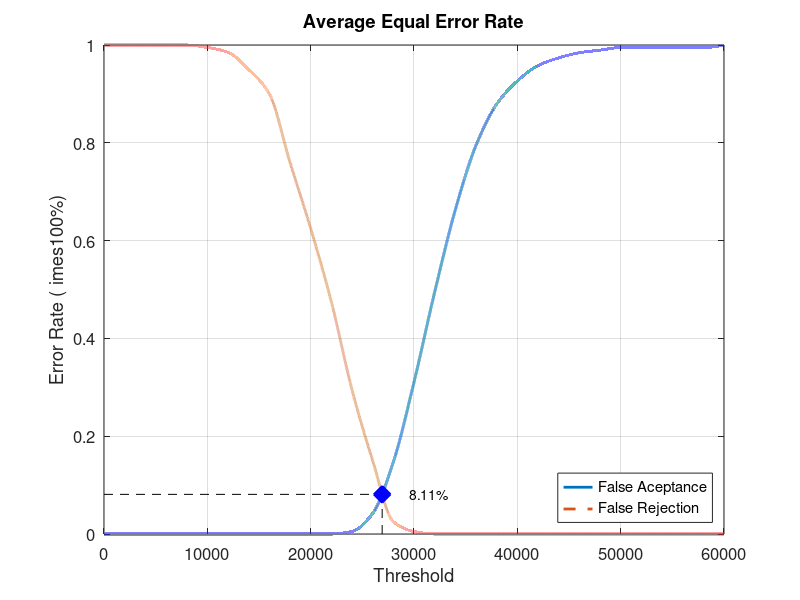
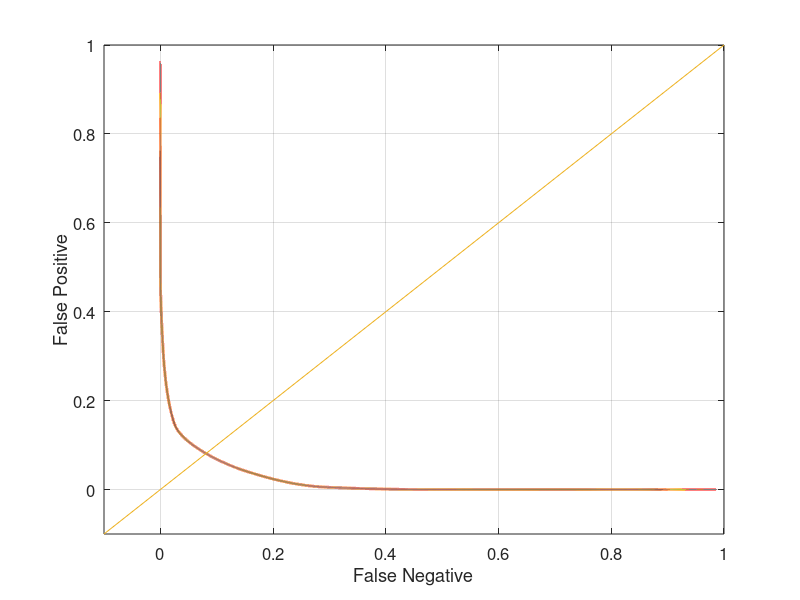

MATLAB code to generate these figures, in order:
close all;
clear;
clc;
x = 0:2000:60000;
xq = 0:0.5:60000;

y0 = [0 0 0 0 0 0 0 0 0 0 0 0 0.00526316 0.0421053 0.147368 0.310526 0.494737 0.663158 0.794737 0.878947 0.926316 0.957895 0.973684 0.984211 0.989474 0.994737 0.994737 0.994737 0.994737 0.994737 1]
yy0 = interp1(x, y0, xq, 'pchip');
y1 = [1 1 1 1 1 0.995 0.985 0.95 0.9 0.76 0.625 0.475 0.295 0.15 0.025 0.005 0 0 0 0 0 0 0 0 0 0 0 0 0 0 0]
yy1 = interp1(x, y1, xq, 'pchip');

% Calculating EER: 
y2 = abs(y0 - y1);
find(y2 == min(y2))
yy2 = abs(yy0 - yy1);
xEER = find(yy2 == min(yy2));
xEERIndex = xq(xEER) % X-axis EER
yEER = yy0(xEER) % Y-axis EER

main = figure
plot(xq, yy0,'-','LineWidth', 2);	hold on
plot(xq, yy1,'--','LineWidth', 2);	hold on
plot([xEERIndex xEERIndex], [0 yEER], 'k--');	hold on
plot([0 xEERIndex], [yEER yEER], 'k--');	hold on
plot(xEERIndex, yEER, 'bx', 'LineWidth', 10);	hold on
text(xEERIndex + 10 * xEERIndex / 100, yEER, [num2str(round((10000 * yEER)) / 100) '%'])
legend('False Aceptance', 'False Rejection', 'Location', 'SouthEast')
xlabel('Threshold')
ylabel('Error Rate (	imes100%)')
title('Average Equal Error Rate')
set(gca, 'FontSize', 12)
axis([0 60000 0 1])
grid on

print(main, 'Database4_2Main', '-dpng');
FNRxFPR = figure('Color', [1 1 1]);
plot(yy1, yy0, '-', yy1, yy0, 'LineWidth', 2);
hold on
y = -0.1:0.1:1
plot(y, y); 
set(gca, 'FontSize', 12)
xlabel('False Negative')
ylabel('False Positive')
axis([-0.1 1 -0.1 1])
set(gca, 'FontSize', 12)
grid on

print(FNRxFPR, 'Database4_2FNRxFPR','-dpng');
